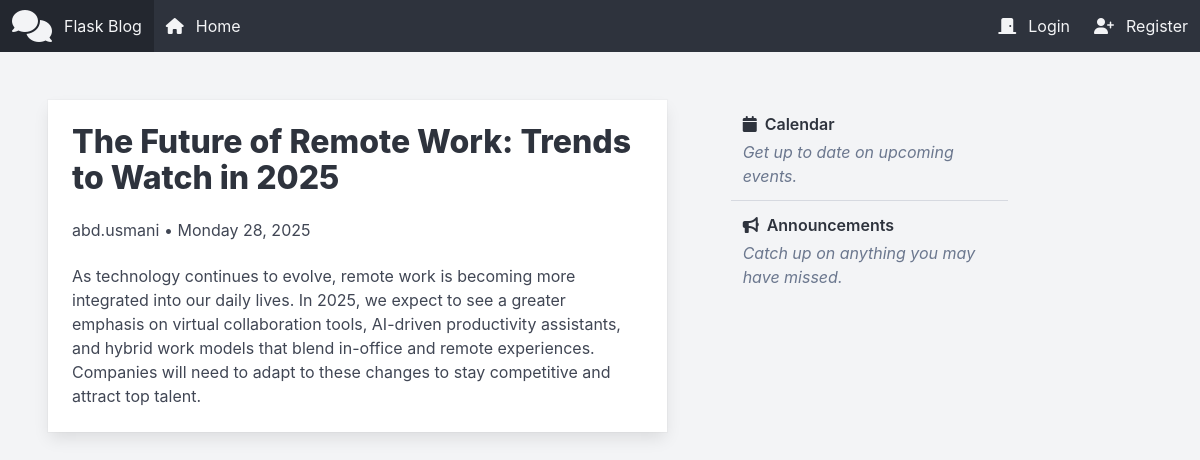
/post/10, run on the app's committed database.
### app/utils/models/Post.py (models this page shows, shortened)
class Post(db.Model):
    __tablename__ = "posts"
    id = db.Column(db.Integer, primary_key=True)
    title = db.Column(db.String(100), nullable=False)
    date_posted = db.Column(db.DateTime, default=lambda: datetime.now(timezone.utc))
    content = db.Column(db.Text, nullable=False)
    user_id = db.Column(db.Integer, db.ForeignKey("users.id"), nullable=False)
    author = db.relationship("User", back_populates="posts")

### app/utils/models/User.py (models this page shows, shortened)
class User(db.Model, UserMixin):
    __tablename__ = "users"
    id = db.Column(db.Integer, primary_key=True)
    username = db.Column(db.String(20), unique=True, nullable=False)
    email = db.Column(db.String(120), unique=True, nullable=False)
    password = db.Column(db.String(60), nullable=False)
    posts = db.relationship("Post", back_populates="author", lazy="select")

### app/routes/post/web_routes.py (the view)
@bp_post_web.route("/<int:post_id>")
def post_page(post_id):
    post = Post.query.filter_by(id=post_id).first()
    if not post:
        abort(404)
    return render_template("single-post.html", title=post.title, post=post)

### app/templates/post/single-post.html (shortened to what this page needs)
{% extends 'layout/base.html' %}
{% block content %}
    {% include './components/_post.html' %}
{% endblock content %}

### app/templates/components/_post.html (shortened to what this page needs)
<div class="card is-radiusless">
    <div class="card-content">
        <p class="title is-spaced">
            <a href='{{ url_for("post_web.post_page", post_id=post.id) }}'
               class="has-text-inherit">
                {{ post.title }}
            </a>
        </p>
        <p class="subtitle is-6">
            <a href='{{ url_for("user_web.user_posts", username=post.author.username) }}'
               class="has-text-inherit">
                {{ post.author.username }}
            </a>
            • {{ post.date_posted.strftime("%A %d, %Y") }}
        </p>
        <p class="block has-text-inherit">
            {{ post.content }}
        </p>
    </div>
</div>

### data on the page
Post: title "The Future of Remote Work: Trends to Watch in 2025", date_posted "Monday 28, 2025", content "As technology continues to evolve, remote work is becoming more integrated into our daily lives. In 2025, we expect to see a greater emphasis on virtual collaboration tools, AI-driven productivity assistants, and hybrid work models that blend in-office and remote experiences. Companies will need to adapt to these changes to stay competitive and attract top talent."
User: author.username "abd.usmani"
